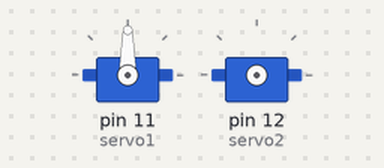
Recording of a program running on a simulated Raspberry Pi (header pin numbers). On the bench: 2 × servo. Servo angles are drawn from the pulse width (0.5 ms = 0°, 2.5 ms = 180°).

Above: at 0.05 s.
At 7.55 s:
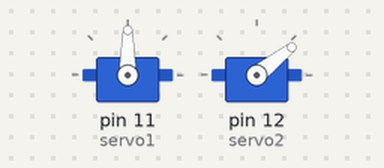
At 9.5 s:
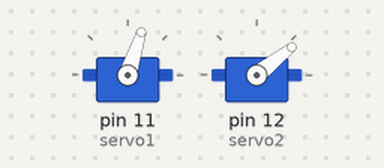
Timing chart, 0 to 12.4 s (numbered marks = the images above):
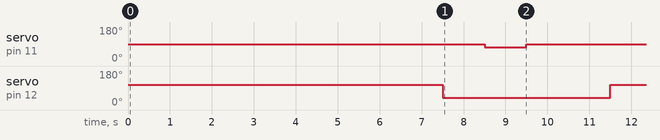

The program:

control_2_servos.py
```python
# Import libraries
import RPi.GPIO as GPIO
import time

# Set GPIO numbering mode
GPIO.setmode(GPIO.BOARD)

# Set pins 11 & 12 as outputs, and define as PWM servo1 & servo2
GPIO.setup(11,GPIO.OUT)
servo1 = GPIO.PWM(11,50) # pin 11 for servo1
GPIO.setup(12,GPIO.OUT)
servo2 = GPIO.PWM(12,50) # pin 12 for servo2

# Start PWM running on both servos, value of 0 (pulse off)
servo1.start(0)
servo2.start(0)
try:
    # Move arm in working position
    while True:
        servo1.ChangeDutyCycle(7.5)
        time.sleep(1.5)
        servo1.ChangeDutyCycle(7.5)
        time.sleep(0.5)
        servo1.ChangeDutyCycle(0)
        servo2.ChangeDutyCycle(8.5)
        time.sleep(0.5)
        servo2.ChangeDutyCycle(0)
        time.sleep(5)
        # Move arm in rest position.
        #while True:
        servo2.ChangeDutyCycle(4.6)
        time.sleep(0.5)
        servo2.ChangeDutyCycle(4.6)
        time.sleep(0.5)
        servo1.ChangeDutyCycle(6.5)
        time.sleep(1)


	#servo1.ChangeDutyCycle(6.5)
	#time.sleep(2)
	#servo1.ChangeDutyCycle(3.5)
	#time.sleep(2)
	#servo1.ChangeDutyCycle(4.5)
	#time.sleep(5)

finally:
	#Clean things up at the end
	servo1.stop()
	servo2.stop()
	GPIO.cleanup()
	print ("Goodbye")
```

Measured:
- by itself, servo on pin 11 (servo1): alternates 90° for 8.5 s and 72° for 1.0 s
- by itself, servo on pin 12 (servo2): alternates 108° for 5.5 s and 38° for 4.0 s
